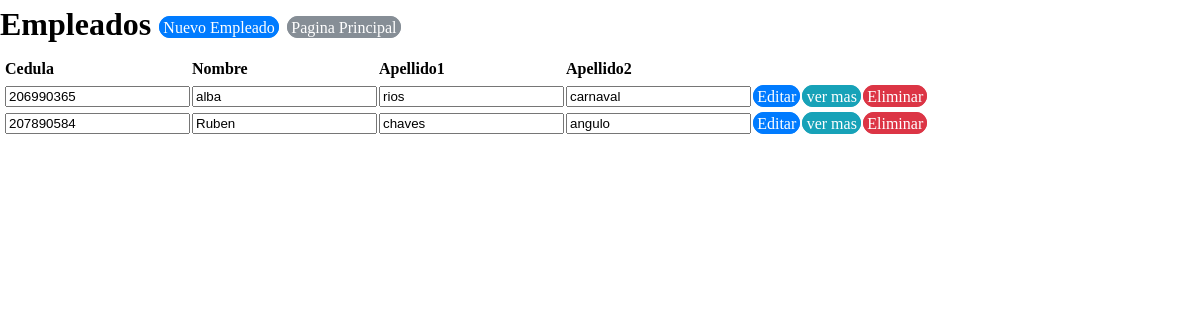
The page /view/registroempleado/RegistroEmpleado.php on the database as committed earlier.
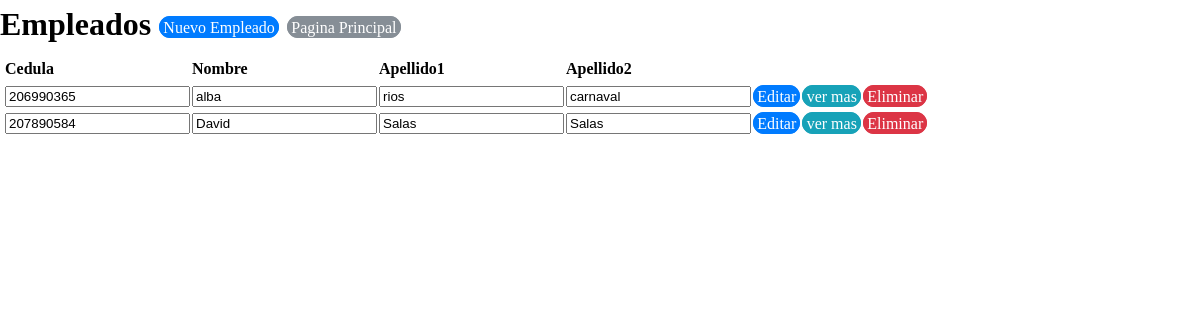
The same page on the database as committed later.
### tables this page shows
CREATE TABLE `tbempleados` (
  `empleadoid` int(11) NOT NULL,
  `personaid` varchar(20) NOT NULL,
  `tipoempleado` varchar(20) NOT NULL,
  `empleadocedula` varchar(20) NOT NULL,
  `empleadofechaingreso` date NOT NULL,
  `empleadocontrasenia` varchar(20) NOT NULL,
  `empleadoedad` varchar(20) NOT NULL,
  `empleadosexo` varchar(10) NOT NULL,
  `empleadoestadocivil` varchar(20) NOT NULL,
  `empleadobanco` varchar(50) NOT NULL,
  `empleadocuentabancaria` varchar(50) NOT NULL,
  `empleadolicenciaid` varchar(20) NOT NULL,
  `empleadoestado` varchar(20) NOT NULL
);

CREATE TABLE `tbpersonas` (
  `personaid` int(20) NOT NULL,
  `personanombre` varchar(20) NOT NULL,
  `personaapellido1` varchar(20) NOT NULL,
  `personaapellido2` varchar(20) NOT NULL,
  `personatelefono` int(11) NOT NULL,
  `personacorreo` varchar(50) NOT NULL,
  `zonaid` varchar(20) NOT NULL,
  `personaestado` tinyint(1) NOT NULL
);

### business/empleadobusiness/empleadoBusiness.php (called while the page is built, shortened)
<?php
class empleadoBusiness {
    private $DataEmpleado;
    public function empleadoBusiness() {
        require_once '../../data/dataempleado/DataEmpleado.php';
        $this->DataEmpleado = new DataEmpleado();
    }
    public function mostrarEmpleados() {
        return $this->DataEmpleado->mostrarEmpleados();
    }
}
?>

### data/dataempleado/DataEmpleado.php (called while the page is built, shortened)
<?php
class DataEmpleado {
    private $conexion;
    function DataEmpleado() {
        include_once '../../data/dbconexion/Conexion.php';
        $this->conexion = new Conexion();
    }
    public function mostrarEmpleados() {
        if ($this->conexion->crearConexion()->set_charset('utf8') == true) {
            $array = array();
            $mostrarempleados = $this->conexion->crearConexion()->query("SELECT *
                FROM tbempleados e
                INNER JOIN tbpersonas p ON e.personaid= p.personaid
                INNER JOIN tbzonas z ON z.zonaid= p.zonaid");
            while ($resultado = $mostrarempleados->fetch_assoc()) {
                array_push($array, $resultado);
            }
            $this->conexion->cerrarConexion();
            return $array;
        }
    }
}

### data/dbconexion/Conexion.php (called while the page is built, shortened)
<?php
class Conexion {
    private $server;
    private $user;
    private $password;
    private $dbname;
    function Conexion(){
        $this->server = "localhost";
        $this->user = "root";
        $this->password = "";
        $this->dbname = "bdexpressdjb";
    }
    function crearConexion(){
        $this->conexion  = mysqli_connect($this->server,$this->user,$this->password,$this->dbname);
        return $this->conexion;
    }
}

### view/registroempleado/RegistroEmpleado.php (the view, shortened to what this page needs)
<!DOCTYPE html>
<head>
    <link rel="stylesheet" href="../../css/estilo.css">
    <?php
    include '../../business/empleadobusiness/empleadoBusiness.php';
    ?>
</head>
<body>
    <?php
    $empleadoBusiness = new empleadoBusiness();
    $allBusiness = $empleadoBusiness->mostrarEmpleados();
    ?>
    <h1>
        Empleados
        <a href="?action=registrar" class="btn btn-primary" >Nuevo Empleado</a>
        <a href="../ventanaprincipalview/VentanaPrincipalView.php" class="btn btn-secondary">Pagina Principal</a>
    </h1>
    <form  action="RegistroEmpleado.php" method="Post">
        <table>
            <thead>
                <tr>
                    <th></th>
                    <th></th>
                    <th>Cedula</th>
                    <th>Nombre</th>
                    <th>Apellido1</th>
                    <th>Apellido2</th>
                </tr>
            </thead>
            <?php foreach ($allBusiness as $current): ?>
                <tr><td></td>
                    <td><input type="hidden" name="empleadoid" id="empleadoid" value="<?php echo $current['empleadoid']; ?>"/></td>
                    <td><input type="text" name="empleadocedula" class="empleadocedula" value="<?php echo $current['empleadocedula']; ?>"/> </td>
                    <td><input type="text" name="personanombre" class="personanombre" value="<?php echo $current['personanombre']; ?>"/> </td>
                    <td><input type="text" name="personaapellido1" class="personaapellido1" value="<?php echo $current['personaapellido1']; ?>"/> </td>
                    <td><input type="text" name="personaapellido2" class="personaapellido2" value="<?php echo $current['personaapellido2']; ?>"/> </td>
                    <td><a href="?action=editar&id=<?php echo $current['empleadoid']; ?> " class="btn btn-primary">Editar</a></td>
                    <td><a href="?action=ver&id=<?php echo $current['empleadoid']; ?> " class="btn btn-info">ver mas</a></td>
                    <td><a href="?action=eliminar&id=<?php echo $current['empleadoid']; ?> " class="btn btn-danger">Eliminar</a></td>
                </tr>
            <?php endforeach ?>
        </table>
    </form>
</body>
</html>

Rows that differ between the two databases and show on the page:
changed tbempleados: personanombre "Ruben" → "David"; personaapellido1 "chaves" → "Salas"; personaapellido2 "angulo" → "Salas"
